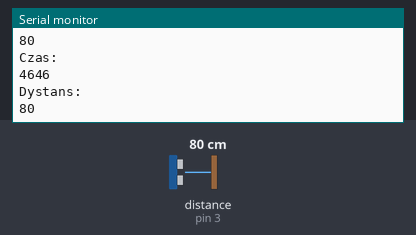
Bench run of a sketch on a simulated Arduino Uno, built with avr-gcc and run on an emulated ATmega328P. On the bench: the last lines printed to the serial monitor. Wiring (inferred from the names in the program): ultrasonic range finder: trigger pin 2; echo pin 3. The test bench sets the inputs (shaded band); at power-on: distance to the obstacle (sensor on pin 3) 80 cm. The echo pulse lasts 58.3 µs per cm.

Above: at 1.3 s.
1.4 s: distance to the obstacle (sensor on pin 3) set to 2 cm
At 1.84 s:
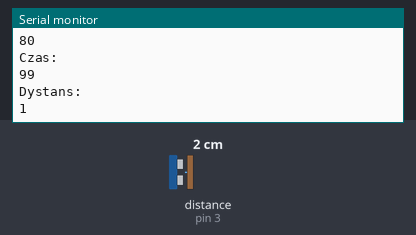
2.9 s: distance to the obstacle (sensor on pin 3) set to 4 cm
At 3.35 s:
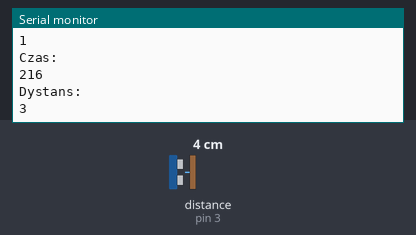
Timing chart, 0 to 5.9 s (numbered marks = the images above; inputs shaded):
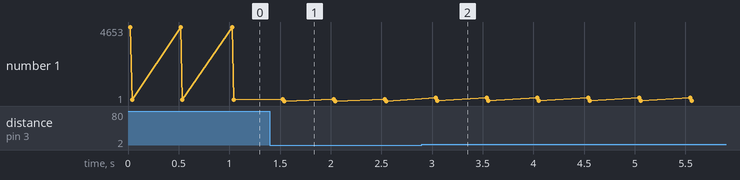

Measured:
- after the input at 1.4 s, the serial monitor: prints a new line after 0.13 s (image 1)
- after the input at 2.9 s, the serial monitor: prints a new line after 0.14 s (image 2)
- plotted number 1: 80 → 1 after the input at 1.4 s, 1 → 3 after the input at 2.9 s

The sketch:

sketch_apr25a.ino
```cpp
#define trig 2
#define echo 3

void setup() {
  // put your setup code here, to run once:
  pinMode(trig,OUTPUT);
  pinMode(echo,INPUT);
  Serial.begin(9600);
  Serial.print("Wszystko działa");
}

void loop() {
  // put your main code here, to run repeatedly:
  int czas, diast;
  digitalWrite(trig,HIGH);
  delayMicroseconds(1000);
  digitalWrite(trig,LOW);
  czas = pulseIn(echo,HIGH);
  Serial.println("Czas:");
  Serial.println(czas);
  diast = (czas/58);
  Serial.println("Dystans:");
  Serial.println(diast);
  delay(500);
}
```
